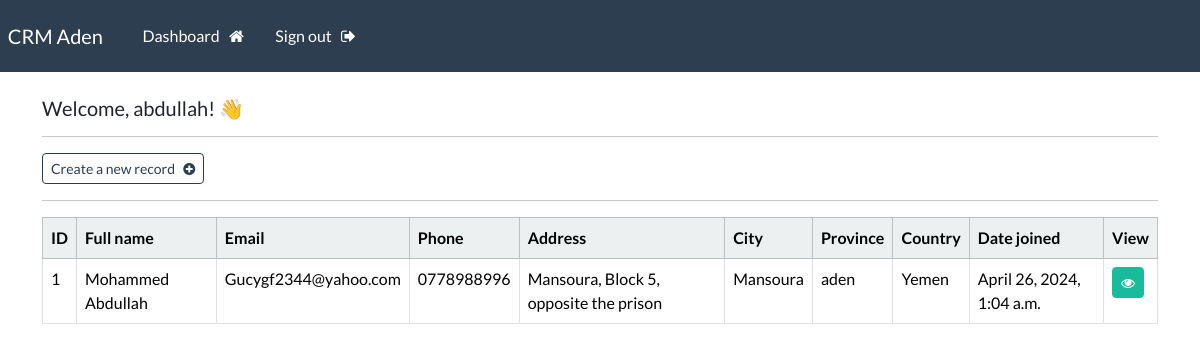
Screenshot of /dashboard (signed in) with the database file from the repository.
### webapp/models.py (models this page shows, shortened)
class Record(models.Model):
    creation_date = models.DateTimeField(auto_now_add=True)
    first_name = models.CharField(max_length=100)
    last_name = models.CharField(max_length=100)
    email = models.CharField(max_length=255)
    phone = models.CharField(max_length=20)
    address = models.CharField(max_length=300)
    city = models.CharField(max_length=255)
    province = models.CharField(max_length=200)
    country = models.CharField(max_length=125)

### webapp/views.py (the view)
# urls.py: path('dashboard', views.dashboard, name="dashboard"),
@login_required(login_url='my-login')
def dashboard(request):
    my_records = Record.objects.all()
    context = {'records': my_records}
    return render(request, 'webapp/dashboard.html', context=context)

### webapp/templates/webapp/dashboard.html
{% extends 'webapp/base.html' %}
{% block content %}
    <h5> Welcome, {{user}}! 👋 </h5>
    <hr>
    <a class="btn btn-outline-primary btn-sm" href="{% url 'create-record' %}">
        Create a new record &nbsp; <i class="fa fa-plus-circle" aria-hidden="true"></i>
    </a>
    <hr>
    <table class="table table-hover table-bordered">
        <thead class="table-light">
            <tr>
                <th scope="col"> ID </th>
                <th scope="col"> Full name </th>
                <th scope="col"> Email </th>
                <th scope="col"> Phone </th>
                <th scope="col"> Address </th>
                <th scope="col"> City </th>
                <th scope="col"> Province </th>
                <th scope="col"> Country </th>
                <th scope="col"> Date joined </th>
                <th scope="col"> View </th>
            </tr>
        </thead>
        <tbody>
        {% if records %}
            {% for record in records %}
            <tr>
                <td> {{record.id}} </td>
                <td> {{record.first_name}}  {{record.last_name}} </td>
                <td> {{record.email}} </td>
                <td> {{record.phone}} </td>
                <td> {{record.address}} </td>
                <td> {{record.city}} </td>
                <td> {{record.province}} </td>
                <td> {{record.country}} </td>
                <td> {{record.creation_date}} </td>
                <td> <a class="btn btn-success btn-sm" href="{% url 'record' record.id %}"> <i class="fa fa-eye" aria-hidden="true"></i> </a> </td>
            </tr>
            {% endfor %}
        {% endif %}
        </tbody>
    </table>
{% endblock %}

### webapp/templates/webapp/base.html (shortened to what this page needs)
{% load static %}
<!DOCTYPE html>
<html>
    <head>
        <link rel="stylesheet" type="text/css" href="https://bootswatch.com/5/flatly/bootstrap.min.css">
        <link rel="stylesheet" type="text/css" href="{% static 'css/styles.css' %}">
        <link rel="stylesheet" href="https://cdnjs.cloudflare.com/ajax/libs/font-awesome/4.7.0/css/font-awesome.min.css">
    </head>
    <body>
        {% include 'webapp/navbar.html' %}
        <div class="container">
            <br>
           {% block content %}
           {% endblock %}
        </div>
    </body>
</html>

### webapp/templates/webapp/navbar.html (shortened to what this page needs)
<nav class="navbar navbar-expand-lg navbar-dark bg-primary justify-content-center">
    <a class="navbar-brand main-heading" href="{% url '' %}">
      &nbsp; CRM Aden
    </a>
      <div class="collapse navbar-collapse text-center" id="navbarNavDropdown">
        <ul class="navbar-nav mr-auto">
          {% if user.is_authenticated %}
            <li class="nav-item">
              <a class="nav-link" href="{% url 'dashboard' %}">Dashboard &nbsp; <i class="fa fa-home" aria-hidden="true"></i> </a>
            </li>
            <li class="nav-item">
              <a class="nav-link" href="{% url 'user-logout' %}">Sign out &nbsp; <i class="fa fa-sign-out" aria-hidden="true"></i> </a>
            </li>
        </ul>
        {% endif %}
      </div>
  </nav>

### rows the page displays
Record: id "1", first_name "Mohammed", last_name "Abdullah", email "Gucygf2344@yahoo.com", phone "0778988996", address "Mansoura, Block 5, opposite the prison", city "Mansoura", province "aden", country "Yemen", creation_date "April 26, 2024, 1:04 a.m."

### other values shown
{{ user }} "abdullah"
